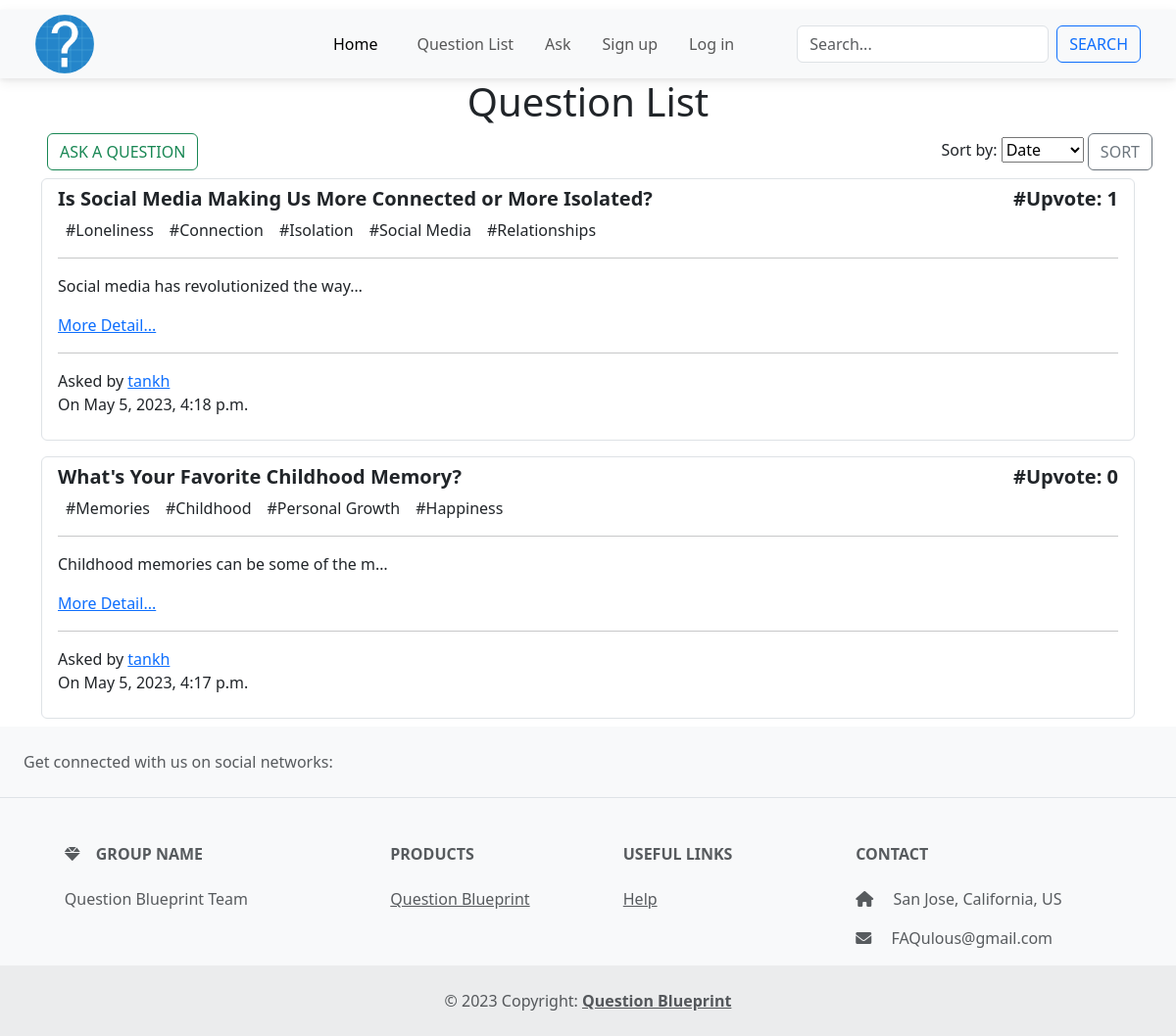
The page /question/ on the database its author committed.
### main_app/models.py (models this page shows, shortened)
class Question(models.Model):
    user = models.ForeignKey(User, on_delete=models.CASCADE)
    title = models.CharField(max_length=200, blank=False, null=False)
    content = models.TextField(max_length=20000, blank=False, null=False)
    tag = TaggableManager(blank=True)
    upvote_num = models.IntegerField(default=0)
    created_date = models.DateTimeField(default=timezone.now)
    audio_file = models.FileField(upload_to='audio/', null=True, blank=True)

### main_app/views.py (the view)
# urls.py: path('question/', views.QuestionListView.as_view(), name='question_view'),
class QuestionListView(ListView):
    model = Question
    ordering = ['-created_date']
    template_name = 'main_app/question_list.html'
    def get_context_data(self, **kwargs):
        context = super().get_context_data(**kwargs)
        questions = self.model.objects.all()
        sort_by = self.request.GET.get('sort', '-upvote_num')
        if sort_by == 'created_date':
            sorted_questions = questions.order_by('-created_date', '-upvote_num')
        else:
            sorted_questions = questions.order_by('-upvote_num','-created_date')
        paginator = Paginator(sorted_questions,4)  # 3 questions per page
        page_number = self.request.GET.get('page', 1)
        page_obj = paginator.get_page(page_number)
        context['sorted_questions'] = page_obj
        return context

### main_app/templates/main_app/question_list.html (shortened to what this page needs)
{% extends "base_nav.html" %}
{% load crispy_forms_tags %}
{% block content%}
<h1 class="text-center mb-2">Question List</h1>
<div class="d-flex justify-content-between mx-4">
  {% if user.is_authenticated %}
  <a href="{% url 'main_app:question_ask_view' %}" class=" mx-4">
    <button class="btn btn-outline-success  mx-4">Ask a question</button>
  </a>
  {% else %}
  <a href="{% url 'login' %}" class="me-auto mx-4">
    <button class="btn btn-outline-success">Ask a question</button>
  </a>
  {% endif %}
  <form method="GET">
    <label for="sort">Sort by:</label>
    <select id="sort" name="sort">
      <option value="created_date" {% if request.GET.sort == 'created' %}selected{% endif %}>Date</option>
    </select>
    <button class="btn btn-outline-secondary" type="submit">Sort</button>
  </form>
</div>
<div id="question-list">
  {% for question in sorted_questions %}
  <div class="container py-2">
    <div class="list-group">
      <div class="list-group-item list-group-item-action">
        <div class="d-flex justify-content-between">
          <h5 class="fw-bold">{{question.title}}</h5>
          <h5 class="fw-bold">#Upvote: {{question.upvote_num}}</h5>
        </div>
        <div class="d-flex flex-row">
          <div class="d-flex flex-row flex-wrap">
            {% for t in question.tag.all %}
            <div class="p-2 py-0">#{{t}}</div>
            {% endfor %}
          </div>
        </div>
        <hr>
        {% if question.content|wordcount < 15 and question.content|length < 100 %}
        <p class="">{{question.content}}</p>
        {% else %}
        <p>{{question.content|truncatechars:40}}</p>
        {% endif %}
        <a href="{% url 'main_app:question_detail_view' question.id %}">More Detail...</a>
        <hr />
        <span>Asked by <a href="{% url 'profile_view' question.user.username %}">{{question.user}}</a></span>
        <p>On {{question.created_date}}</p>
      </div>
    </div>
  </div>
  {% endfor %}
</div>
{% endblock %}

### static/style.css (style rules this page uses)
button { padding: 10px; margin: 10px; font-size: 20px; border-radius: 40px; }

### rows shown on the page
Question: title "Is Social Media Making Us More Connected or More Isolated?", upvote_num "1", content "Social media has revolutionized the way…", user "tankh", created_date "May 5, 2023, 4:18 p.m."
Tag: name "Loneliness"
Tag: name "Connection"
Tag: name "Isolation"
Tag: name "Social Media"
Tag: name "Relationships"
Question: title "What's Your Favorite Childhood Memory?", upvote_num "0", content "Childhood memories can be some of the m…", user "tankh", created_date "May 5, 2023, 4:17 p.m."
Tag: name "Memories"
Tag: name "Childhood"
Tag: name "Personal Growth"
Tag: name "Happiness"
